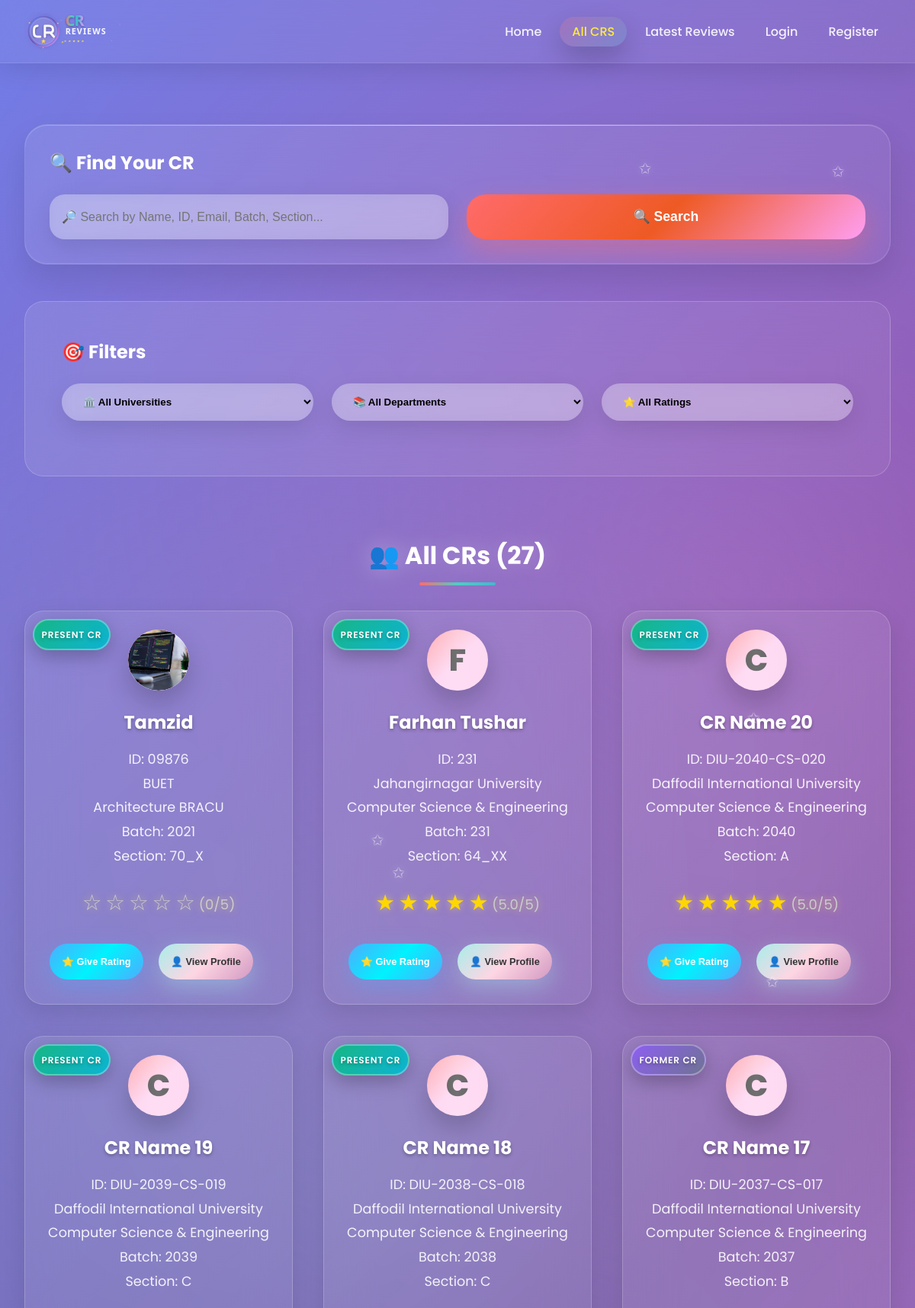
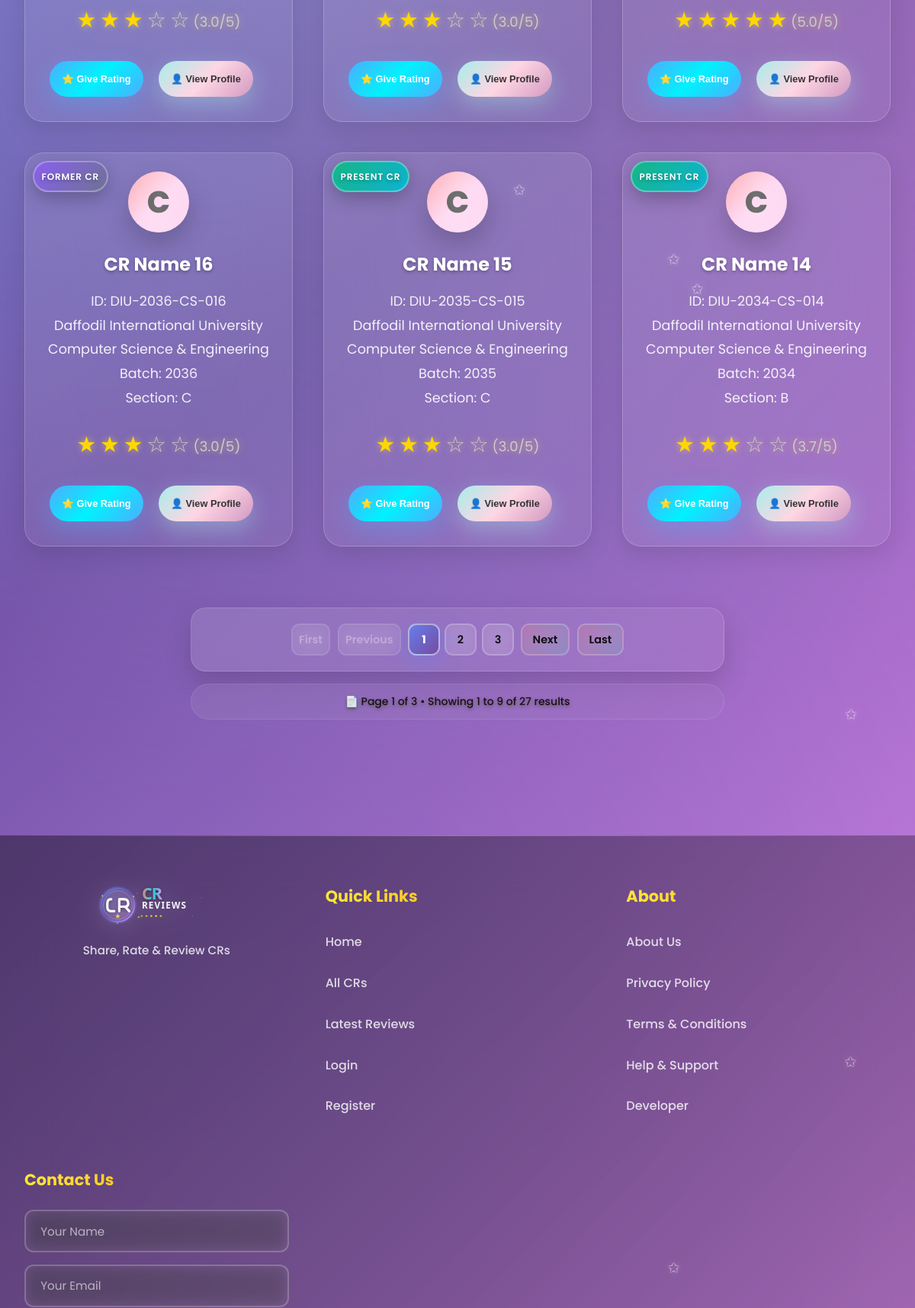
Screenshot of /all_cr/ (upper part) with the database file from the repository (2 pictures, top to bottom).
### cr/models.py (models this page shows, shortened)
class CrProfile(models.Model):
    user=models.OneToOneField('userprofile.User', on_delete=models.CASCADE,related_name='user_profile')
    university=models.ForeignKey(University, on_delete=models.CASCADE,related_name='university_crs')
    department=models.ForeignKey(Department, on_delete=models.CASCADE,related_name='department_crs')
    cr_status = models.CharField(
    max_length=20,
    choices=[('Present', 'Present CR'), ('Former', 'Former CR')],
    default='Present'
    )
    profile_picture = models.ImageField(upload_to='cr_profile_pictures/', blank=True, null=True)
    name = models.CharField(max_length=100)
    gender = models.CharField(choices=[('M', 'Male'), ('F', 'Female')], max_length=1)
    email = models.EmailField(blank=True, null=True)
    phone = models.CharField(max_length=30, blank=True, null=True)
    st_id = models.CharField(max_length=50, unique=True)
    batch = models.CharField(max_length=20)
    dept_batch = models.CharField(max_length=20 , blank=True, null=True)
    section = models.CharField(max_length=10)
    bio = models.TextField(blank=True, null=True)
    date_of_birth = models.DateField(blank=True, null=True)
    slug = models.SlugField(unique=True, blank=True)
    facebook_url = models.URLField(default='https://www.facebook.com/')
    instagram_url = models.URLField(default='https://www.instagram.com/')
    linkedin_url = models.URLField(default='https://www.linkedin.com/')
    created_at=models.DateTimeField(auto_now_add=True)
    updated_at=models.DateTimeField(auto_now=True)
    deleted_at=models.DateTimeField(auto_now=True,blank=True,null=True)
    @property
    def average_rating(self):
        avg=self.cr_reviews.aggregate(Avg('rating'))['rating__avg']
        return round(avg,1) if avg else 0

class University(models.Model):
    Public = "Public"
    Private = "Private"
    university_type = [
        (Public,"Public"),
        (Private,"Private"),
    ]
    title =models.CharField(max_length=100,unique=True,blank=False,null=False)
    type =models.CharField(max_length=100,choices=university_type)
    address=models.CharField(max_length=150, blank=True, null=True)
    slug=models.SlugField(blank=True,unique=True)
    created_at=models.DateTimeField(auto_now_add=True)
    updated_at=models.DateTimeField(auto_now=True)
    daleted_at=models.DateTimeField(auto_now=True,blank=True,null=True)
    def __str__(self):
        return self.title

class Department(models.Model):
    title=models.CharField(max_length=50,unique=True,blank=False,null=False)
    code=models.CharField(max_length=50,unique=True,blank=True,null=True)
    slug=models.SlugField(blank=True,unique=True)
    created_at=models.DateTimeField(auto_now_add=True)
    updated_at=models.DateTimeField(auto_now=True)
    daleted_at=models.DateTimeField(auto_now=True,blank=True,null=True)
    def __str__(self):
        return self.title

### cr/views.py (the view, shortened to what this page needs)
# urls.py: path('all_cr/',all_cr,name='all_cr'),
def all_cr(request):
    search_query = request.GET.get('search')
    university_filter = request.GET.get('university')
    department_filter = request.GET.get('department')
    rating_filter = request.GET.get('rating')
    crs = CrProfile.objects.all()
    if university_filter:
        crs = crs.filter(university__id=university_filter)
    if department_filter:
        crs = crs.filter(department__id=department_filter)
    if rating_filter:
        filtered_crs = []
        for cr in crs:
            avg_rating = cr.average_rating
            if rating_filter == '5' and avg_rating >= 4.5:
                filtered_crs.append(cr)
            elif rating_filter == '4' and 3.5 <= avg_rating < 4.5:
                filtered_crs.append(cr)
            elif rating_filter == '3' and 2.5 <= avg_rating < 3.5:
                filtered_crs.append(cr)
            elif rating_filter == '2' and 1.5 <= avg_rating < 2.5:
                filtered_crs.append(cr)
            elif rating_filter == '1' and avg_rating < 1.5:
                filtered_crs.append(cr)
        crs = filtered_crs
    else:
        crs = crs.order_by('-created_at')
    paginator = Paginator(crs, 9)
    page_number =  request.GET.get('page',1)
    try:
        crs = paginator.page(page_number)
    except PageNotAnInteger:
        crs = paginator.page(1)
    except EmptyPage:
        crs = paginator.page(1)
    universities = University.objects.all().order_by('title')
    departments = Department.objects.all().order_by('title')
    context={
        'cr':crs,
        'paginator':paginator,
        'universities':universities,
        'departments':departments,
        'university_filter':university_filter,
        'department_filter':department_filter,
        'rating_filter':rating_filter,
    }
    return render(request,'all_cr.html',context)

### templates/all_cr.html (shortened to what this page needs)
{% extends 'base.html' %}
{% load static %}
{% block content %}
    <div id="all-cr" class="page">
        <div class="container">
            <div class="search-section">
                <h3 style="color: white; margin-bottom: 1.5rem; font-size: 1.5rem; font-weight: 700;">🔍 Find Your CR</h3>
                <form method="GET" action="{% url 'all_cr' %}" class="search-bar">
                    <input
                        type="text"
                        name="search"
                        class="search-input"
                        placeholder="🔎 Search by Name, ID, Email, Batch, Section..."
                        value="{{ request.GET.search }}"
                    >
                    <button type="submit" class="search-btn">🔍 Search</button>
                </form>
            </div>
            <div class="filter-section">
                <h3 style="color: white; margin-bottom: 1.5rem; font-size: 1.5rem; font-weight: 700;">🎯 Filters</h3>
                <form method="GET" action="{% url 'all_cr' %}" id="filterForm">
                    <div class="filter-row">
                        <select name="university" class="filter-select" onchange="this.form.submit()">
                            <option value="">🏛️ All Universities</option>
                        </select>
                        <select name="department" class="filter-select" onchange="this.form.submit()">
                            <option value="">📚 All Departments</option>
                        </select>
                        <select name="rating" class="filter-select" onchange="this.form.submit()">
                            <option value="">⭐ All Ratings</option>
                        </select>
                    </div>
                </form>
            </div>
            <div class="section">
                <h2 class="section-title">
                    {% if request.GET.search or request.GET.university or request.GET.department or request.GET.rating %}
                        🎯 {{ cr.paginator.count }} CR{{ cr.paginator.count|pluralize }} found
                    {% else %}
                        👥 All CRs ({{ cr.paginator.count }})
                    {% endif %}
                </h2>
                {% if cr %}
                    <div class="grid">
                        {% for cr_item in cr %}
                            {% with cr=cr_item %}
                                {% include "cr_card.html" %}
                            {% endwith %}
                        {% endfor %}
                    </div>
                {% endif %}
            </div>
            {% include 'pagination.html' %}
        </div>
    </div>
{% endblock content %}

### templates/cr_card.html
<div class="card">
  <div class="cr-status-badge {{ cr.cr_status|lower }}">
    {% if cr.cr_status == 'Present' %}
      <span class="badge-text">Present CR</span>
    {% else %}
      <span class="badge-text">Former CR</span>
    {% endif %}
  </div>
  <div class="profile-photo">
    {% if cr.profile_picture %}
    <img src="{{ cr.profile_picture.url }}" alt="{{ cr.name }}" />
    {% else %}
    <span>{{ cr.name|first|upper }}</span>
    {% endif %}
  </div>
  <div class="cr-name">{{cr.name}}</div>
  <div class="cr-details">
    ID: {{cr.st_id}}<br />
    {{cr.university}}<br />
    {{cr.department}}<br />
    Batch: {{cr.batch}}<br />
    Section: {{cr.section}}<br />
  </div>
  <div class="rating">
    {% for i in "12345" %} {% if forloop.counter <= cr.average_rating %}
    <span class="star filled">★</span>
    {% else %}
    <span class="star">☆</span>
    {% endif %} {% endfor %}
    <span class="star_avg">({{ cr.average_rating }}/5)</span>
  </div>
  <button
    class="btn"
    onclick="openRatingModal('{{ cr.slug }}', '{{ cr.name }}')">
    ⭐ Give Rating
  </button>
  <button
    class="btn btn-secondary"
    onclick="window.location.href='{% url 'cr_profile' cr.slug %}'">
    👤 View Profile
  </button>
</div>

### rows the page displays
CrProfile: cr_status "PRESENT CR", profile_picture (picture), name "Tamzid", st_id "09876", university "BUET", department "Architecture BRACU", batch "2021", section "70_X", average_rating "0"
CrProfile: cr_status "PRESENT CR", name|first "F", name "Farhan Tushar", st_id "231", university "Jahangirnagar University", department "Computer Science & Engineering", batch "231", section "64_XX", average_rating "5.0"
CrProfile: cr_status "PRESENT CR", name|first "C", name "CR Name 20", st_id "DIU-2040-CS-020", university "Daffodil International University", department "Computer Science & Engineering", batch "2040", section "A", average_rating "5.0"
CrProfile: cr_status "PRESENT CR", name|first "C", name "CR Name 19", st_id "DIU-2039-CS-019", university "Daffodil International University", department "Computer Science & Engineering", batch "2039", section "C", average_rating "3.0"
CrProfile: cr_status "PRESENT CR", name|first "C", name "CR Name 18", st_id "DIU-2038-CS-018", university "Daffodil International University", department "Computer Science & Engineering", batch "2038", section "C", average_rating "3.0"
CrProfile: cr_status "FORMER CR", name|first "C", name "CR Name 17", st_id "DIU-2037-CS-017", university "Daffodil International University", department "Computer Science & Engineering", batch "2037", section "B", average_rating "5.0"
CrProfile: cr_status "FORMER CR", name|first "C", name "CR Name 16", st_id "DIU-2036-CS-016", university "Daffodil International University", department "Computer Science & Engineering", batch "2036", section "C", average_rating "3.0"
CrProfile: cr_status "PRESENT CR", name|first "C", name "CR Name 15", st_id "DIU-2035-CS-015", university "Daffodil International University", department "Computer Science & Engineering", batch "2035", section "C", average_rating "3.0"
CrProfile: cr_status "PRESENT CR", name|first "C", name "CR Name 14", st_id "DIU-2034-CS-014", university "Daffodil International University", department "Computer Science & Engineering", batch "2034", section "B", average_rating "3.7"

### other values shown
{{ cr.paginator.count }} "27"
{{ num }} "1"
{{ num }} "2" "3"
{{ cr.number }} "1"
{{ cr.paginator.num_pages }} "3"
{{ cr.start_index }} "1"
{{ cr.end_index }} "9"
